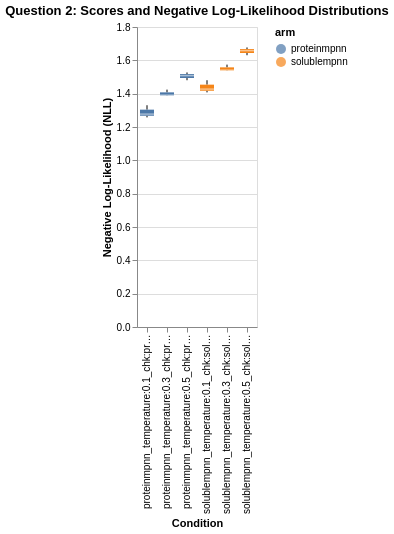

This figure's Vega-Lite source:
### Vega-Lite specification from a JSON file in a GitHub repository (floating-point values rounded to 4 significant figures)
{"$schema": "https://vega.github.io/schema/vega-lite/v5.json", "data": {"values": [{"arm": "proteinmpnn", "composition_entropy": 3.989, "condition": "proteinmpnn_temperature:0.1_chk:proteinmpnn_v_48_020", "diversity": 0.1459, "duplicate_rate": 0.0, "manifest_row_hash": "ubq_unit_001_proteinmpnn_t0.1_s1001", "nll": 1.278, "perplexity": 3.588, "positional_entropy": 0.3996, "primary_metric": "nll", "primary_value": 1.278, "recovery": 0.9243, "recovery_margin": 0.7615, "recovery_shuffled": 0.1628, "seed": 1001}, {"arm": "proteinmpnn", "composition_entropy": 3.975, "condition": "proteinmpnn_temperature:0.1_chk:proteinmpnn_v_48_020", "diversity": 0.1624, "duplicate_rate": 0.0, "manifest_row_hash": "ubq_unit_002_proteinmpnn_t0.1_s1002", "nll": 1.258, "perplexity": 3.517, "positional_entropy": 0.4451, "primary_metric": "nll", "primary_value": 1.258, "recovery": 0.9153, "recovery_margin": 0.7525, "recovery_shuffled": 0.1628, "seed": 1002}, {"arm": "proteinmpnn", "composition_entropy": 4.001, "condition": "proteinmpnn_temperature:0.1_chk:proteinmpnn_v_48_020", "diversity": 0.1475, "duplicate_rate": 0.0, "manifest_row_hash": "ubq_unit_003_proteinmpnn_t0.1_s1003", "nll": 1.331, "perplexity": 3.783, "positional_entropy": 0.4056, "primary_metric": "nll", "primary_value": 1.331, "recovery": 0.9235, "recovery_margin": 0.7681, "recovery_shuffled": 0.1554, "seed": 1003}, {"arm": "proteinmpnn", "composition_entropy": 4.031, "condition": "proteinmpnn_temperature:0.3_chk:proteinmpnn_v_48_020", "diversity": 0.2789, "duplicate_rate": 0.0, "manifest_row_hash": "ubq_unit_004_proteinmpnn_t0.3_s1001", "nll": 1.424, "perplexity": 4.155, "positional_entropy": 0.7721, "primary_metric": "nll", "primary_value": 1.424, "recovery": 0.8495, "recovery_margin": 0.6949, "recovery_shuffled": 0.1546, "seed": 1001}, {"arm": "proteinmpnn", "composition_entropy": 4.079, "condition": "proteinmpnn_temperature:0.3_chk:proteinmpnn_v_48_020", "diversity": 0.2781, "duplicate_rate": 0.0, "manifest_row_hash": "ubq_unit_005_proteinmpnn_t0.3_s1002", "nll": 1.391, "perplexity": 4.021, "positional_entropy": 0.7792, "primary_metric": "nll", "primary_value": 1.391, "recovery": 0.8487, "recovery_margin": 0.6974, "recovery_shuffled": 0.1513, "seed": 1002}, {"arm": "proteinmpnn", "composition_entropy": 4.081, "condition": "proteinmpnn_temperature:0.3_chk:proteinmpnn_v_48_020", "diversity": 0.2821, "duplicate_rate": 0.0, "manifest_row_hash": "ubq_unit_006_proteinmpnn_t0.3_s1003", "nll": 1.386, "perplexity": 4.0, "positional_entropy": 0.7918, "primary_metric": "nll", "primary_value": 1.386, "recovery": 0.8479, "recovery_margin": 0.6998, "recovery_shuffled": 0.148, "seed": 1003}, {"arm": "proteinmpnn", "composition_entropy": 4.097, "condition": "proteinmpnn_temperature:0.5_chk:proteinmpnn_v_48_020", "diversity": 0.37, "duplicate_rate": 0.0, "manifest_row_hash": "ubq_unit_007_proteinmpnn_t0.5_s1001", "nll": 1.481, "perplexity": 4.395, "positional_entropy": 1.056, "primary_metric": "nll", "primary_value": 1.481, "recovery": 0.7944, "recovery_margin": 0.6505, "recovery_shuffled": 0.1439, "seed": 1001}, {"arm": "proteinmpnn", "composition_entropy": 4.076, "condition": "proteinmpnn_temperature:0.5_chk:proteinmpnn_v_48_020", "diversity": 0.3459, "duplicate_rate": 0.0, "manifest_row_hash": "ubq_unit_008_proteinmpnn_t0.5_s1002", "nll": 1.507, "perplexity": 4.515, "positional_entropy": 0.985, "primary_metric": "nll", "primary_value": 1.507, "recovery": 0.8076, "recovery_margin": 0.653, "recovery_shuffled": 0.1546, "seed": 1002}, {"arm": "proteinmpnn", "composition_entropy": 4.104, "condition": "proteinmpnn_temperature:0.5_chk:proteinmpnn_v_48_020", "diversity": 0.3754, "duplicate_rate": 0.0, "manifest_row_hash": "ubq_unit_009_proteinmpnn_t0.5_s1003", "nll": 1.527, "perplexity": 4.606, "positional_entropy": 1.066, "primary_metric": "nll", "primary_value": 1.527, "recovery": 0.7895, "recovery_margin": 0.648, "recovery_shuffled": 0.1414, "seed": 1003}, {"arm": "solublempnn", "composition_entropy": 3.969, "condition": "solublempnn_temperature:0.1_chk:solublempnn_v_48_020", "diversity": 0.1469, "duplicate_rate": 0.0, "manifest_row_hash": "ubq_unit_010_solublempnn_t0.1_s1001", "nll": 1.428, "perplexity": 4.169, "positional_entropy": 0.402, "primary_metric": "nll", "primary_value": 1.428, "recovery": 0.9235, "recovery_margin": 0.7607, "recovery_shuffled": 0.1628, "seed": 1001}, {"arm": "solublempnn", "composition_entropy": 3.963, "condition": "solublempnn_temperature:0.1_chk:solublempnn_v_48_020", "diversity": 0.1604, "duplicate_rate": 0.0, "manifest_row_hash": "ubq_unit_011_solublempnn_t0.1_s1002", "nll": 1.408, "perplexity": 4.086, "positional_entropy": 0.4379, "primary_metric": "nll", "primary_value": 1.408, "recovery": 0.9161, "recovery_margin": 0.7541, "recovery_shuffled": 0.162, "seed": 1002}, {"arm": "solublempnn", "composition_entropy": 3.998, "condition": "solublempnn_temperature:0.1_chk:solublempnn_v_48_020", "diversity": 0.1445, "duplicate_rate": 0.0, "manifest_row_hash": "ubq_unit_012_solublempnn_t0.1_s1003", "nll": 1.481, "perplexity": 4.396, "positional_entropy": 0.3969, "primary_metric": "nll", "primary_value": 1.481, "recovery": 0.9252, "recovery_margin": 0.7689, "recovery_shuffled": 0.1562, "seed": 1003}, {"arm": "solublempnn", "composition_entropy": 4.012, "condition": "solublempnn_temperature:0.3_chk:solublempnn_v_48_020", "diversity": 0.2791, "duplicate_rate": 0.0, "manifest_row_hash": "ubq_unit_013_solublempnn_t0.3_s1001", "nll": 1.574, "perplexity": 4.827, "positional_entropy": 0.7722, "primary_metric": "nll", "primary_value": 1.574, "recovery": 0.8495, "recovery_margin": 0.699, "recovery_shuffled": 0.1505, "seed": 1001}, {"arm": "solublempnn", "composition_entropy": 4.047, "condition": "solublempnn_temperature:0.3_chk:solublempnn_v_48_020", "diversity": 0.2838, "duplicate_rate": 0.0, "manifest_row_hash": "ubq_unit_014_solublempnn_t0.3_s1002", "nll": 1.541, "perplexity": 4.671, "positional_entropy": 0.7957, "primary_metric": "nll", "primary_value": 1.541, "recovery": 0.8454, "recovery_margin": 0.6965, "recovery_shuffled": 0.1488, "seed": 1002}, {"arm": "solublempnn", "composition_entropy": 4.032, "condition": "solublempnn_temperature:0.3_chk:solublempnn_v_48_020", "diversity": 0.2762, "duplicate_rate": 0.0, "manifest_row_hash": "ubq_unit_015_solublempnn_t0.3_s1003", "nll": 1.536, "perplexity": 4.647, "positional_entropy": 0.7725, "primary_metric": "nll", "primary_value": 1.536, "recovery": 0.8512, "recovery_margin": 0.7023, "recovery_shuffled": 0.1488, "seed": 1003}, {"arm": "solublempnn", "composition_entropy": 4.055, "condition": "solublempnn_temperature:0.5_chk:solublempnn_v_48_020", "diversity": 0.3659, "duplicate_rate": 0.0, "manifest_row_hash": "ubq_unit_016_solublempnn_t0.5_s1001", "nll": 1.631, "perplexity": 5.106, "positional_entropy": 1.041, "primary_metric": "nll", "primary_value": 1.631, "recovery": 0.7969, "recovery_margin": 0.6505, "recovery_shuffled": 0.1464, "seed": 1001}, {"arm": "solublempnn", "composition_entropy": 4.07, "condition": "solublempnn_temperature:0.5_chk:solublempnn_v_48_020", "diversity": 0.3458, "duplicate_rate": 0.0, "manifest_row_hash": "ubq_unit_017_solublempnn_t0.5_s1002", "nll": 1.657, "perplexity": 5.245, "positional_entropy": 0.9865, "primary_metric": "nll", "primary_value": 1.657, "recovery": 0.8084, "recovery_margin": 0.653, "recovery_shuffled": 0.1554, "seed": 1002}, {"arm": "solublempnn", "composition_entropy": 4.086, "condition": "solublempnn_temperature:0.5_chk:solublempnn_v_48_020", "diversity": 0.3812, "duplicate_rate": 0.0, "manifest_row_hash": "ubq_unit_018_solublempnn_t0.5_s1003", "nll": 1.677, "perplexity": 5.351, "positional_entropy": 1.089, "primary_metric": "nll", "primary_value": 1.677, "recovery": 0.7854, "recovery_margin": 0.6406, "recovery_shuffled": 0.1447, "seed": 1003}]}, "description": "Per-sample NLL distributions, Best-of-N curves, and Pareto trade-offs.", "encoding": {"color": {"field": "arm", "type": "nominal"}, "x": {"field": "condition", "title": "Condition", "type": "nominal"}, "y": {"field": "nll", "title": "Negative Log-Likelihood (NLL)", "type": "quantitative"}}, "mark": {"extent": "min-max", "tooltip": true, "type": "boxplot"}, "title": "Question 2: Scores and Negative Log-Likelihood Distributions", "transform": [{"filter": "isValid(datum.nll) && datum.nll != null"}]}
